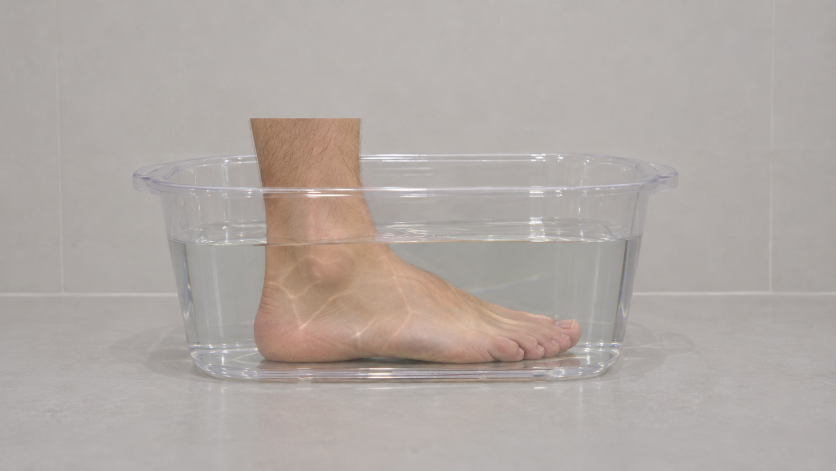
#> input picture runtime/references/synthetic-footbath.png, 1672 x 941 px (shown at 1/2 size)
$ python silhouette.py --image references/synthetic-footbath.png --output out.png
#> lines starting #> are read from the running program, lines starting #| are printed output that depends on the picture
#!/usr/bin/env python3
"""Controlled-background silhouette experiment, not a general segmentation model."""
import argparse
import json
import math
import sys
from collections import deque
from pathlib import Path
import numpy as np
from PIL import Image, ImageOps, ImageDraw

VERSION='0.1.0'
class SegmentationError(ValueError): pass

def segment(image, min_green=70, green_margin=28, min_fraction=0.015):
    """Extract one largest connected subject component from a green-screen image."""
    rgb=np.asarray(image.convert('RGB'), dtype=np.int16)
    r,g,b=rgb[:,:,0],rgb[:,:,1],rgb[:,:,2]
    bg=(g>=min_green)&(g>=r+green_margin)&(g>=b+green_margin)
    # Require all corners to belong to the declared backdrop; no unreliable fallback.
    patch=max(1,min(rgb.shape[:2])//30)
    corners=[bg[:patch,:patch],bg[:patch,-patch:],bg[-patch:,:patch],bg[-patch:,-patch:]]
    if any(c.mean()<0.85 for c in corners):
        raise SegmentationError('Background is not uniformly green at image corners')
    candidate=~bg; height,width=candidate.shape
    visited=np.zeros(candidate.shape,dtype=bool); largest=[]
    for y,x in zip(*np.nonzero(candidate)):
        if visited[y,x]: continue
        q=deque([(int(y),int(x))]); visited[y,x]=True; component=[]
        while q:
            cy,cx=q.popleft(); component.append((cy,cx))
            for ny,nx in ((cy-1,cx),(cy+1,cx),(cy,cx-1),(cy,cx+1)):
                if 0<=ny<height and 0<=nx<width and candidate[ny,nx] and not visited[ny,nx]:
                    visited[ny,nx]=True; q.append((ny,nx))
        if len(component)>len(largest): largest=component
    if len(largest)<width*height*min_fraction:
        raise SegmentationError('Subject too small or absent')
    mask=np.zeros(candidate.shape,dtype=np.uint8)
    ys,xs=zip(*largest); mask[ys,xs]=255
    x0,x1,y0,y1=min(xs),max(xs),min(ys),max(ys)
    if x0<=1 or y0<=1 or x1>=width-2 or y1>=height-2:
        raise SegmentationError('Subject touches image border; retake or use complete reference')
    return Image.fromarray(mask,mode='L'), [x0,y0,x1+1,y1+1]

def run(source, output, mode="green", supplied_mask=None):
    source,output=Path(source),Path(output)
    if output.exists(): raise SegmentationError('Output directory already exists')
    with Image.open(source) as f:
        image=ImageOps.exif_transpose(f).convert('RGB')
    # A bounded processing resolution limits memory and queue time. No detail invented.
    image.thumbnail((1024,1024))
    if supplied_mask is not None:
        with Image.open(supplied_mask) as f: mask=f.convert('L')
        if mask.size!=image.size: raise SegmentationError('Supplied mask must match processed image size')
        mask=mask.point(lambda p:255 if p>=150 else 0)
        box=mask.getbbox()
        if not box: raise SegmentationError('Supplied mask is empty')
        mode='u2netp_mask_operator_selected'
    elif mode == 'green':
        mask,box=segment(image)
    elif mode == 'background':
        import os
        os.environ.setdefault('U2NET_HOME', str(Path(__file__).resolve().parent/'assets/weights'))
        try:
            from rembg import remove, new_session
        except ImportError as e:
            raise SegmentationError('Background model dependencies are missing; install requirements.txt') from e
        mask=remove(image, session=new_session('u2netp'), only_mask=True).convert('L')
        mask=mask.point(lambda p:255 if p>=150 else 0)
        # The background model can retain transparent bath edges. Restrict to the
        # largest warm skin-colour component. Experimental; skin tones/lighting
        # outside these bounds may require retaking, not a plausible fallback.
        from scipy import ndimage
        rgb=np.asarray(image,dtype=np.int16); r,g,b=rgb[:,:,0],rgb[:,:,1],rgb[:,:,2]
        warm=(r>g*1.035)&(r-b>12)&(g>=b*.95)
        foreground=(np.asarray(mask)>0)&warm
        foreground=ndimage.binary_opening(foreground,iterations=2)
        foreground=ndimage.binary_closing(foreground,iterations=2)
        labels,count=ndimage.label(foreground)
        if count==0: raise SegmentationError('No isolated foot region; improve lighting or background')
        sizes=np.bincount(labels.ravel()); sizes[0]=0
        foreground=ndimage.binary_fill_holes(labels==sizes.argmax())
        mask=Image.fromarray((foreground*255).astype(np.uint8))
        box=mask.getbbox()
        if not box or (box[2]-box[0])*(box[3]-box[1]) < image.width*image.height*.015:
            raise SegmentationError('No reliable foreground found; retake the photo')
        if box[0]<=1 or box[2]>=image.width-1 or box[3]>=image.height-1:
            raise SegmentationError('Foot touches a side or bottom border; retake with the full foot visible')
        # Upper ankle may naturally continue into a leg outside the photo.
        if box[1]<=1 and np.count_nonzero(np.asarray(mask)[0]) > image.width*.55:
            raise SegmentationError('Upper foreground is too broad to identify a side foot reliably')
    else:
        raise SegmentationError('Unsupported segmentation mode')
    output.mkdir(parents=True)
    rgba=image.convert('RGBA'); rgba.putalpha(mask); rgba.save(output/'foreground.png')
    mask.save(output/'mask.png')
    diagnostic=Image.composite(image, Image.blend(image,Image.new('RGB',image.size,(20,20,20)),.75),mask); ImageDraw.Draw(diagnostic).rectangle(box,outline='red',width=3)
    diagnostic.save(output/'diagnostic.png')
    (output/'segmentation.json').write_text(json.dumps({'status':'manual_review_required','method':mode,'version':'0.2.0','bbox_xyxy':box,'processed_dimensions':list(image.size),'source_file':source.name,'personalized_anatomy':False,'limitations':['Refraction, occlusion and strong reflections remain uncorrected','Silhouette does not measure internal anatomy','Manual check for missing toes, holes and background leakage required']},indent=2)+'\n')
    return box

def main():
    p=argparse.ArgumentParser(); p.add_argument('--image',type=Path,required=True); p.add_argument('--output',type=Path,required=True); a=p.parse_args()
    try: print('Review required; bbox:',run(a.image,a.output))
#> in run, f is the input picture: PIL image 1672x941 RGB; mean R, G, B 176.8, 169, 164.5
#> in run, `image.thumbnail((1024,1024))`:
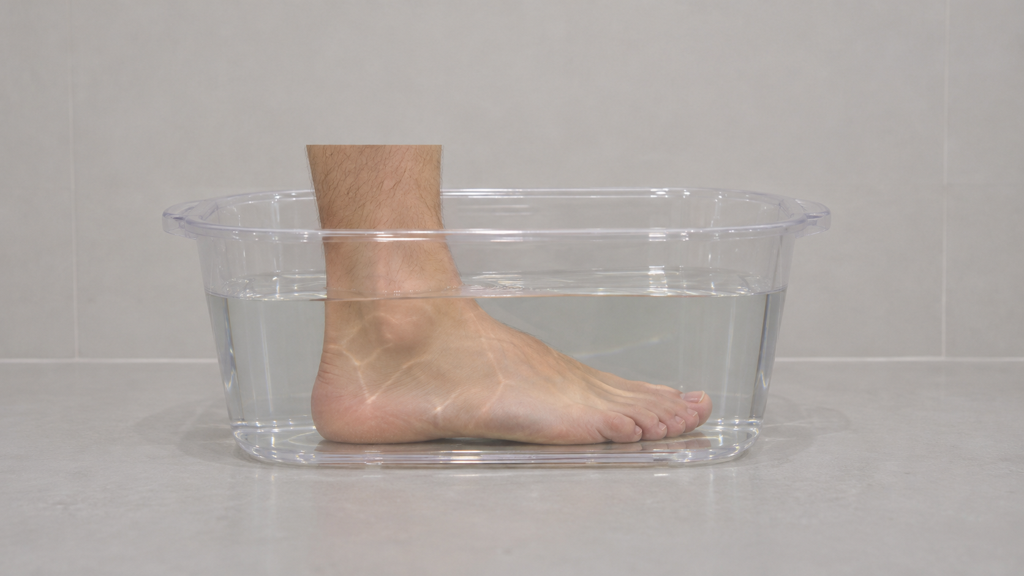
#> image: PIL image 1024x576 RGB; mean R, G, B 176.8, 169, 164.5
#> in segment, `r,g,b=rgb[:,:,0],rgb[:,:,1],rgb[:,:,2]`:
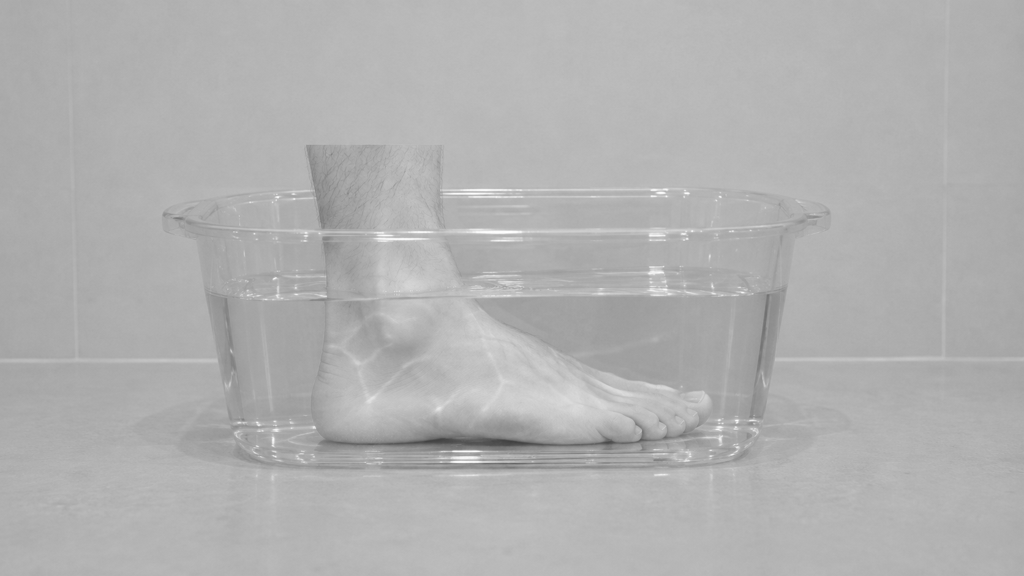
#> r: shape (576, 1024) int16; min 64, max 255, mean 176.8
#> in segment, `r,g,b=rgb[:,:,0],rgb[:,:,1],rgb[:,:,2]`:
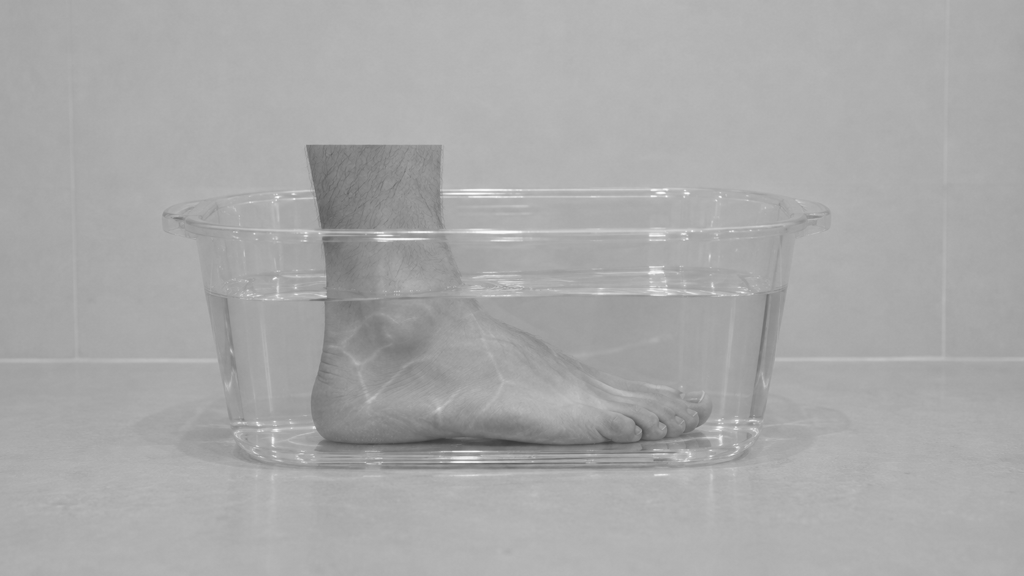
#> g: shape (576, 1024) int16; min 57, max 255, mean 169
#> in segment, `r,g,b=rgb[:,:,0],rgb[:,:,1],rgb[:,:,2]`:
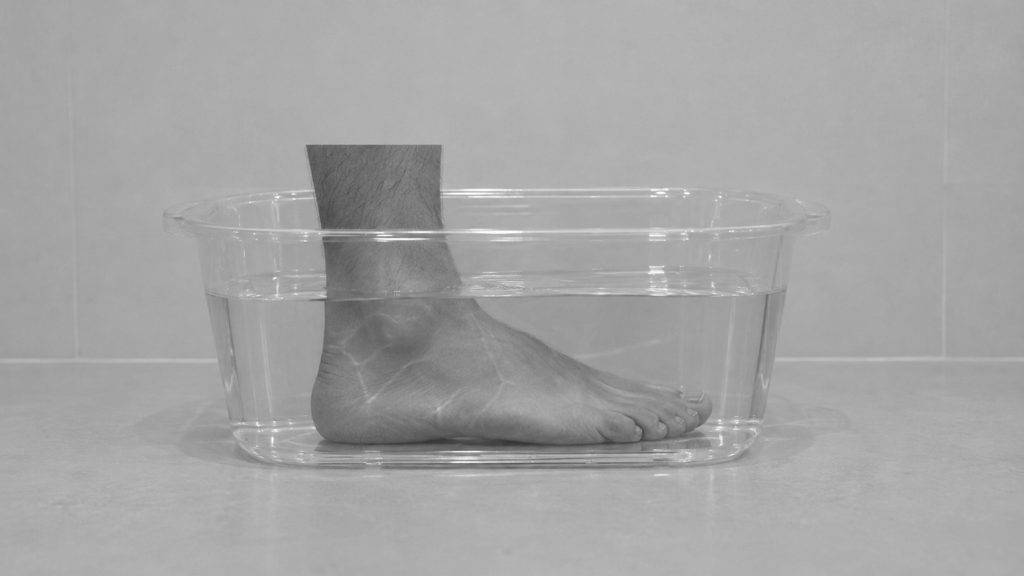
#> b: shape (576, 1024) int16; min 54, max 255, mean 164.5
#> in segment, `bg=(g>=min_green)&(g>=r+green_margin)&(g>=b+green_margin)`: bg: shape (576, 1024) bool; every value is 0
    except (OSError,ValueError) as e: print(f'Segmentation failed: {e}',file=sys.stderr); return 1
    return 0
#> (the run stopped early here; a loop or call above may not have finished)
